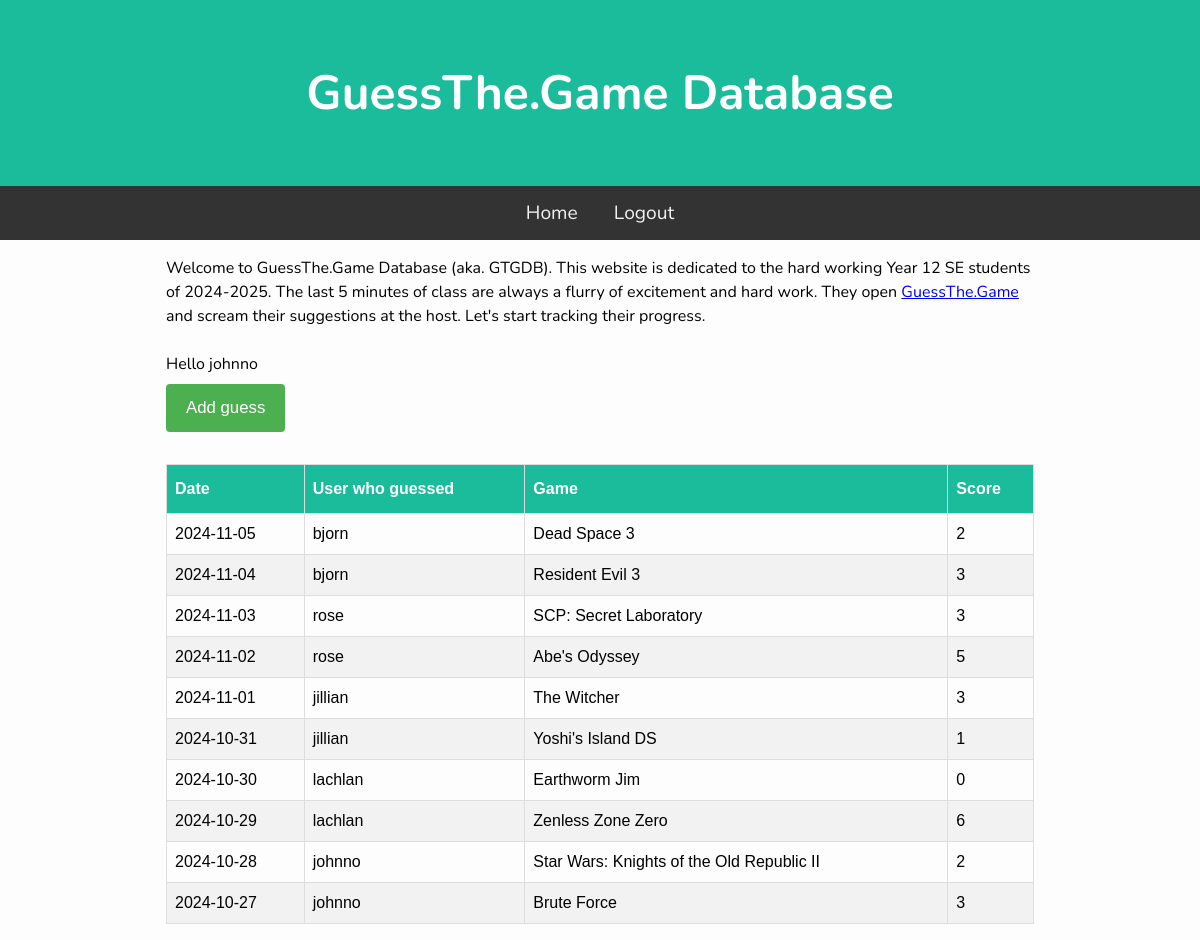
Screenshot of / (signed in) with the database file from the repository.
### tables this page shows
CREATE TABLE Users (
            id INTEGER PRIMARY KEY AUTOINCREMENT,
            username TEXT UNIQUE NOT NULL,
            password TEXT NOT NULL
        );

CREATE TABLE Guesses (id INTEGER PRIMARY KEY AUTOINCREMENT, user_id INTEGER, date TEXT NOT NULL, score INTEGER, game TEXT NOT NULL);

### main.py (the view)
@app.route("/")
def Home():
    guessData = db.GetAllGuesses()
    return render_template("index.html", guesses=guessData)

### db.py (called while the page is built)
def GetDB():
    db = sqlite3.connect(".database/gtg.db")
    db.row_factory = sqlite3.Row
    return db

def GetAllGuesses():
    db = GetDB()
    guesses = db.execute("SELECT Guesses.date, Guesses.score, Guesses.game, Users.username FROM Guesses JOIN Users ON Guesses.user_id = Users.id ORDER BY date DESC").fetchall()
    db.close()
    return guesses

### templates/index.html
{% extends "base.html" %}
{% block content %}
<div class="container">
    <p>Welcome to GuessThe.Game Database (aka. GTGDB). This website is dedicated to the hard working Year 12 SE students of 2024-2025. The last 5 minutes of class are always a flurry of excitement and hard work. They open <a href="https://guessthe.game/">GuessThe.Game</a> and scream their suggestions at the host. Let's start tracking their progress.</p>
    {% if session['username'] %}
        <br>
        <p>Hello {{ session['username'] }}</p>
        <a href="/add"><button>Add guess</button></a>
    {% endif %}
</div>
<br>
<table class="guess_table">
    <thead>
        <th>Date</th>
        <th>User who guessed</th>
        <th>Game</th>
        <th>Score</th>
    </thead>
    <tbody>
        {% for guess in guesses %}
        <tr>
            <td>{{ guess['date'] }}</td>
            <td>{{ guess['username'] }}</td>
            <td>{{ guess['game'] }}</td>
            <td>{{ guess['score'] }}</td>
        </tr>
        {% endfor %}
    </tbody>
</table>
{% endblock %}

### static/css/style.css (style rules this page uses)
* { padding: 0; margin: 0; box-sizing: border-box; }
body { background: #fdfdfd; font-family: "Nunito", sans-serif; font-size: 1rem; }
.guess_table { font-family: Arial, Helvetica, sans-serif; border-collapse: collapse; width: 100%; }
.guess_table td, .guess_table th { border: 1px solid #ddd; padding: 8px; }
.guess_table tr:nth-child(even) { background-color: #f2f2f2; }
.guess_table th { padding-top: 12px; padding-bottom: 12px; text-align: left; background-color: #1abc9c; color: white; }
button { background-color: #4CAF50; color: white; padding: 14px 20px; margin: 8px 0; border: none; border-radius: 4px; cursor: pointer; font-size: 1.05em; }

### rows the page displays
Users: username "johnno"
Guesses: date "2024-11-05", username "bjorn", game "Dead Space 3", score "2"
Guesses: date "2024-11-04", username "bjorn", game "Resident Evil 3", score "3"
Guesses: date "2024-11-03", username "rose", game "SCP: Secret Laboratory", score "3"
Guesses: date "2024-11-02", username "rose", game "Abe's Odyssey", score "5"
Guesses: date "2024-11-01", username "jillian", game "The Witcher", score "3"
Guesses: date "2024-10-31", username "jillian", game "Yoshi's Island DS", score "1"
Guesses: date "2024-10-30", username "lachlan", game "Earthworm Jim", score "0"
Guesses: date "2024-10-29", username "lachlan", game "Zenless Zone Zero", score "6"
Guesses: date "2024-10-28", username "johnno", game "Star Wars: Knights of the Old Republic II", score "2"
Guesses: date "2024-10-27", username "johnno", game "Brute Force", score "3"
